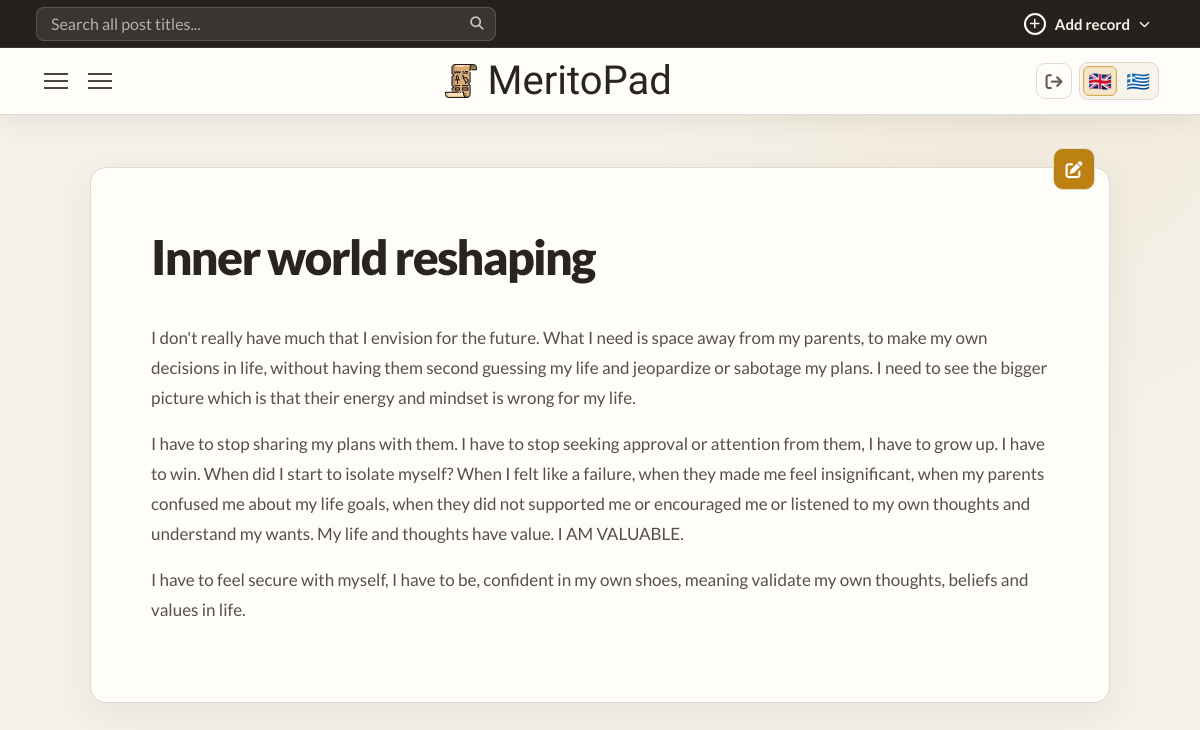
Screenshot of /cnicou/journal/inner-world-reshaping (signed in) with the database file from the repository.
### core/models.py (models this page shows, shortened)
class UserOwnedModel(models.Model):
    user = models.ForeignKey(
        settings.AUTH_USER_MODEL,
        on_delete=models.CASCADE,
        related_name="%(class)s_records",
        null=True,
        blank=True,
    )
    class Meta:
        abstract = True
        constraints = [
            models.UniqueConstraint(
                fields=("user", "slug"),
                name="unique_%(class)s_user_slug",
            )
        ]

class Journal(UserOwnedModel):
    title = models.CharField(max_length=255)
    slug = models.SlugField(blank=True)
    created_at = models.DateTimeField(auto_now_add=True)
    content = CKEditor5Field('Content', config_name='extends')  # or 'default'
    category = models.ForeignKey(
        JournalCategory,
        on_delete=models.CASCADE,
        related_name="journals_by_category",
        null=True
    )
    subcategory = models.ForeignKey(
        JournalSubcategory,
        on_delete=models.CASCADE,
        related_name="journals_by_subcategory",
        blank=True,
        null=True
    )
    tags = models.ManyToManyField(
        JournalTag,
        related_name="journals_by_tag",
        blank=True
    )

### core/views.py (the view)
# urls.py: path("journal/<slug:slug>",views.journal_single,name="journal_single"),
@workspace_login_required
def journal_single(request,slug):
    article = get_object_or_404(Journal, slug=slug, user=request.user)
    journal_categories = taxonomy_for_user(JournalCategory, request.user)
    journal_tags = taxonomy_for_user(JournalTag, request.user)
    for category in journal_categories:
        category.sub_categories = category.subcategories.filter(user=request.user)
    return render(request,"core/singles/journal-single.html",{
        "article":article,
        "article_categories":journal_categories,
        "article_tags":journal_tags,
    })

### core/context_processors.py (called while the page is built)
def workspace_record_type(request):
    match = getattr(request, "resolver_match", None)
    if match is None:
        return {}
    url_name = match.url_name or ""
    record_type = match.kwargs.get("record_type")
    if not record_type:
        record_type = "article" if url_name == "index" else url_name.split("_", 1)[0]
    if record_type not in WORKSPACE_RECORD_TYPES:
        return {}
    return {
        "workspace_record_type": record_type,
        "workspace_is_record_form": url_name.endswith(("_create", "_edit")),
        "workspace_is_single": url_name.endswith("_single"),
    }

### core/taxonomy.py (called while the page is built)
def default_category_first(queryset):
    return queryset.annotate(
        _default_category_order=Case(
            When(slug=DEFAULT_CATEGORY_SLUG, then=Value(0)),
            default=Value(1),
            output_field=IntegerField(),
        )
    ).order_by("_default_category_order", "name")

def is_category_model(model):
    return issubclass(model, BaseCategory)

### core/views.py (called while the page is built)
def taxonomy_for_user(model, user):
    queryset = model.objects.filter(user=user)
    if is_category_model(model):
        return default_category_first(queryset)
    return queryset.order_by("name")

def workspace_login_required(view):
    @wraps(view)
    def workspace_view(request, *args, username=None, **kwargs):
        if username != request.user.username:
            raise Http404
        return view(request, *args, **kwargs)
    return login_required(workspace_view)

### core/templates/core/singles/journal-single.html (shortened to what this page needs)
{% extends 'core/base.html' %}
{% block main %}
<div class="grid">
    <div class="grid-right">
        <div class="grid-right-wraper">
            <article class="single-article">
                 <h1 class="article-title">{{article.title}}</h1>
                 <a class="edit-record-btn" href="{% url 'journal_edit' request.user.username article.slug %}" aria-label="Edit Journal Entry" title="Edit Journal Entry"><i class="fa-solid fa-pen-to-square" aria-hidden="true"></i></a>
                 <div class="article-content">
                    {{article.content | safe  }}
                 </div>
            </article>
        </div>
    </div>
</div>
{% endblock %}

### rows the page displays
Journal: title "Inner world reshaping", content "I don't really have much that I envision for the future. What I need is space away from my parents, to make my own decisions in life, without having them second guessing my life and jeopardize or sabotage my plans. I need to see the bigger picture which is that their energy and mindset is wrong for my life. I have to stop sharing my plans with them. I have to stop seeking approval or attention from them, I have to grow up. I have to win. When did I start to isolate myself? When I felt like a failure, when they made me feel insignificant, when my parents confused me about my life goals, when they did not supported me or encouraged me or listened to my own thoughts and understand my wants. My…"
